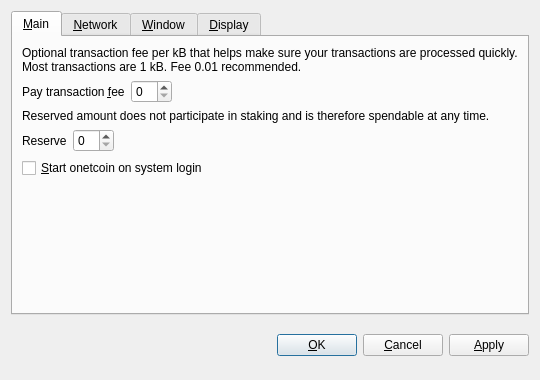
<?xml version="1.0" encoding="UTF-8"?>
<ui version="4.0">
 <class>OptionsDialog</class>
 <widget class="QDialog" name="OptionsDialog">
  <property name="geometry">
   <rect>
    <x>0</x>
    <y>0</y>
    <width>540</width>
    <height>380</height>
   </rect>
  </property>
  <property name="windowTitle">
   <string>Options</string>
  </property>
  <property name="styleSheet">
   <string notr="true">background-image: url(:/images/bkg2);
background-image: url(:/images/gr);</string>
  </property>
  <property name="modal">
   <bool>true</bool>
  </property>
  <layout class="QVBoxLayout" name="verticalLayout">
   <item>
    <widget class="QTabWidget" name="tabWidget">
     <property name="tabPosition">
      <enum>QTabWidget::North</enum>
     </property>
     <property name="currentIndex">
      <number>0</number>
     </property>
     <widget class="QWidget" name="tabMain">
      <attribute name="title">
       <string>&amp;Main</string>
      </attribute>
      <layout class="QVBoxLayout" name="verticalLayout_Main">
       <item>
        <widget class="QLabel" name="transactionFeeInfoLabel">
         <property name="text">
          <string>Optional transaction fee per kB that helps make sure your transactions are processed quickly. Most transactions are 1 kB. Fee 0.01 recommended.</string>
         </property>
         <property name="textFormat">
          <enum>Qt::PlainText</enum>
         </property>
         <property name="wordWrap">
          <bool>true</bool>
         </property>
        </widget>
       </item>
       <item>
        <layout class="QHBoxLayout" name="horizontalLayoutFee">
         <item>
          <widget class="QLabel" name="transactionFeeLabel">
           <property name="text">
            <string>Pay transaction &amp;fee</string>
           </property>
           <property name="textFormat">
            <enum>Qt::PlainText</enum>
           </property>
           <property name="buddy">
            <cstring>transactionFee</cstring>
           </property>
          </widget>
         </item>
         <item>
          <widget class="BitcoinAmountField" name="transactionFee"/>
         </item>
         <item>
          <spacer name="horizontalSpacerFee">
           <property name="orientation">
            <enum>Qt::Horizontal</enum>
           </property>
           <property name="sizeHint" stdset="0">
            <size>
             <width>40</width>
             <height>20</height>
            </size>
           </property>
          </spacer>
         </item>
        </layout>
       </item>
       <item>
        <widget class="QLabel" name="reserveBalanceInfoLabel">
         <property name="text">
          <string>Reserved amount does not participate in staking and is therefore spendable at any time.</string>
         </property>
         <property name="textFormat">
          <enum>Qt::PlainText</enum>
         </property>
         <property name="wordWrap">
          <bool>true</bool>
         </property>
        </widget>
       </item>
       <item>
        <layout class="QHBoxLayout" name="horizontalLayoutReserveBalance">
         <item>
          <widget class="QLabel" name="reserveBalanceLabel">
           <property name="text">
            <string>Reserve</string>
           </property>
           <property name="textFormat">
            <enum>Qt::PlainText</enum>
           </property>
           <property name="buddy">
            <cstring>reserveBalance</cstring>
           </property>
          </widget>
         </item>
         <item>
          <widget class="BitcoinAmountField" name="reserveBalance"/>
         </item>
         <item>
          <spacer name="horizontalSpacerReserveBalance">
           <property name="orientation">
            <enum>Qt::Horizontal</enum>
           </property>
           <property name="sizeHint" stdset="0">
            <size>
             <width>40</width>
             <height>20</height>
            </size>
           </property>
          </spacer>
         </item>
        </layout>
       </item>
       <item>
        <widget class="QCheckBox" name="bitcoinAtStartup">
         <property name="toolTip">
          <string>Automatically start onetcoin after logging in to the system.</string>
         </property>
         <property name="text">
          <string>&amp;Start onetcoin on system login</string>
         </property>
        </widget>
       </item>
       <item>
        <spacer name="verticalSpacer_Main">
         <property name="orientation">
          <enum>Qt::Vertical</enum>
         </property>
         <property name="sizeHint" stdset="0">
          <size>
           <width>20</width>
           <height>40</height>
          </size>
         </property>
        </spacer>
       </item>
      </layout>
     </widget>
     <widget class="QWidget" name="tabNetwork">
      <attribute name="title">
       <string>&amp;Network</string>
      </attribute>
      <layout class="QVBoxLayout" name="verticalLayout_Network">
       <item>
        <widget class="QCheckBox" name="mapPortUpnp">
         <property name="toolTip">
          <string>Automatically open the onetcoin client port on the router. This only works when your router supports UPnP and it is enabled.</string>
         </property>
         <property name="text">
          <string>Map port using &amp;UPnP</string>
         </property>
        </widget>
       </item>
       <item>
        <widget class="QCheckBox" name="connectSocks">
         <property name="toolTip">
          <string>Connect to the onetcoin network through a SOCKS proxy (e.g. when connecting through Tor).</string>
         </property>
         <property name="text">
          <string>&amp;Connect through SOCKS proxy:</string>
         </property>
        </widget>
       </item>
       <item>
        <layout class="QHBoxLayout" name="horizontalLayout_Network">
         <item>
          <widget class="QLabel" name="proxyIpLabel">
           <property name="text">
            <string>Proxy &amp;IP:</string>
           </property>
           <property name="textFormat">
            <enum>Qt::PlainText</enum>
           </property>
           <property name="buddy">
            <cstring>proxyIp</cstring>
           </property>
          </widget>
         </item>
         <item>
          <widget class="QValidatedLineEdit" name="proxyIp">
           <property name="maximumSize">
            <size>
             <width>140</width>
             <height>16777215</height>
            </size>
           </property>
           <property name="toolTip">
            <string>IP address of the proxy (e.g. 127.0.0.1)</string>
           </property>
          </widget>
         </item>
         <item>
          <widget class="QLabel" name="proxyPortLabel">
           <property name="text">
            <string>&amp;Port:</string>
           </property>
           <property name="textFormat">
            <enum>Qt::PlainText</enum>
           </property>
           <property name="buddy">
            <cstring>proxyPort</cstring>
           </property>
          </widget>
         </item>
         <item>
          <widget class="QLineEdit" name="proxyPort">
           <property name="maximumSize">
            <size>
             <width>55</width>
             <height>16777215</height>
            </size>
           </property>
           <property name="toolTip">
            <string>Port of the proxy (e.g. 9050)</string>
           </property>
          </widget>
         </item>
         <item>
          <widget class="QLabel" name="socksVersionLabel">
           <property name="text">
            <string>SOCKS &amp;Version:</string>
           </property>
           <property name="textFormat">
            <enum>Qt::PlainText</enum>
           </property>
           <property name="buddy">
            <cstring>socksVersion</cstring>
           </property>
          </widget>
         </item>
         <item>
          <widget class="QValueComboBox" name="socksVersion">
           <property name="toolTip">
            <string>SOCKS version of the proxy (e.g. 5)</string>
           </property>
          </widget>
         </item>
         <item>
          <spacer name="horizontalSpacer_Network">
           <property name="orientation">
            <enum>Qt::Horizontal</enum>
           </property>
           <property name="sizeHint" stdset="0">
            <size>
             <width>40</width>
             <height>20</height>
            </size>
           </property>
          </spacer>
         </item>
        </layout>
       </item>
       <item>
        <spacer name="verticalSpacer_Network">
         <property name="orientation">
          <enum>Qt::Vertical</enum>
         </property>
         <property name="sizeHint" stdset="0">
          <size>
           <width>20</width>
           <height>40</height>
          </size>
         </property>
        </spacer>
       </item>
      </layout>
     </widget>
     <widget class="QWidget" name="tabWindow">
      <attribute name="title">
       <string>&amp;Window</string>
      </attribute>
      <layout class="QVBoxLayout" name="verticalLayout_Window">
       <item>
        <widget class="QCheckBox" name="minimizeToTray">
         <property name="toolTip">
          <string>Show only a tray icon after minimizing the window.</string>
         </property>
         <property name="text">
          <string>&amp;Minimize to the tray instead of the taskbar</string>
         </property>
        </widget>
       </item>
       <item>
        <widget class="QCheckBox" name="minimizeOnClose">
         <property name="toolTip">
          <string>Minimize instead of exit the application when the window is closed. When this option is enabled, the application will be closed only after selecting Quit in the menu.</string>
         </property>
         <property name="text">
          <string>M&amp;inimize on close</string>
         </property>
        </widget>
       </item>
       <item>
        <spacer name="verticalSpacer_Window">
         <property name="orientation">
          <enum>Qt::Vertical</enum>
         </property>
         <property name="sizeHint" stdset="0">
          <size>
           <width>20</width>
           <height>40</height>
          </size>
         </property>
        </spacer>
       </item>
      </layout>
     </widget>
     <widget class="QWidget" name="tabDisplay">
      <attribute name="title">
       <string>&amp;Display</string>
      </attribute>
      <layout class="QVBoxLayout" name="verticalLayout_Display">
       <item>
        <layout class="QHBoxLayout" name="horizontalLayout_1_Display">
         <item>
          <widget class="QLabel" name="langLabel">
           <property name="text">
            <string>User Interface &amp;language:</string>
           </property>
           <property name="textFormat">
            <enum>Qt::PlainText</enum>
           </property>
           <property name="buddy">
            <cstring>lang</cstring>
           </property>
          </widget>
         </item>
         <item>
          <widget class="QValueComboBox" name="lang">
           <property name="toolTip">
            <string>The user interface language can be set here. This setting will take effect after restarting onetcoin.</string>
           </property>
          </widget>
         </item>
        </layout>
       </item>
       <item>
        <layout class="QHBoxLayout" name="horizontalLayout_2_Display">
         <item>
          <widget class="QLabel" name="unitLabel">
           <property name="text">
            <string>&amp;Unit to show amounts in:</string>
           </property>
           <property name="textFormat">
            <enum>Qt::PlainText</enum>
           </property>
           <property name="buddy">
            <cstring>unit</cstring>
           </property>
          </widget>
         </item>
         <item>
          <widget class="QValueComboBox" name="unit">
           <property name="toolTip">
            <string>Choose the default subdivision unit to show in the interface and when sending coins.</string>
           </property>
          </widget>
         </item>
        </layout>
       </item>
       <item>
        <widget class="QCheckBox" name="displayAddresses">
         <property name="toolTip">
          <string>Whether to show onetcoin addresses in the transaction list or not.</string>
         </property>
         <property name="text">
          <string>&amp;Display addresses in transaction list</string>
         </property>
        </widget>
       </item>
       <item>
        <widget class="QCheckBox" name="coinControlFeatures">
         <property name="toolTip">
          <string>Whether to show coin control features or not.</string>
         </property>
         <property name="text">
          <string>Display coin &amp;control features (experts only!)</string>
         </property>
        </widget>
       </item>
       <item>
        <spacer name="verticalSpacer_Display">
         <property name="orientation">
          <enum>Qt::Vertical</enum>
         </property>
         <property name="sizeHint" stdset="0">
          <size>
           <width>20</width>
           <height>40</height>
          </size>
         </property>
        </spacer>
       </item>
      </layout>
     </widget>
    </widget>
   </item>
   <item>
    <layout class="QHBoxLayout" name="horizontalLayout_Buttons">
     <item>
      <spacer name="horizontalSpacer_1">
       <property name="orientation">
        <enum>Qt::Horizontal</enum>
       </property>
       <property name="sizeHint" stdset="0">
        <size>
         <width>40</width>
         <height>48</height>
        </size>
       </property>
      </spacer>
     </item>
     <item>
      <widget class="QLabel" name="statusLabel">
       <property name="font">
        <font>
         <weight>75</weight>
         <bold>true</bold>
        </font>
       </property>
       <property name="text">
        <string/>
       </property>
       <property name="textFormat">
        <enum>Qt::PlainText</enum>
       </property>
       <property name="wordWrap">
        <bool>true</bool>
       </property>
      </widget>
     </item>
     <item>
      <spacer name="horizontalSpacer_2">
       <property name="orientation">
        <enum>Qt::Horizontal</enum>
       </property>
       <property name="sizeHint" stdset="0">
        <size>
         <width>40</width>
         <height>48</height>
        </size>
       </property>
      </spacer>
     </item>
     <item>
      <widget class="QPushButton" name="okButton">
       <property name="text">
        <string>&amp;OK</string>
       </property>
      </widget>
     </item>
     <item>
      <widget class="QPushButton" name="cancelButton">
       <property name="text">
        <string>&amp;Cancel</string>
       </property>
       <property name="autoDefault">
        <bool>false</bool>
       </property>
      </widget>
     </item>
     <item>
      <widget class="QPushButton" name="applyButton">
       <property name="text">
        <string>&amp;Apply</string>
       </property>
       <property name="autoDefault">
        <bool>false</bool>
       </property>
      </widget>
     </item>
    </layout>
   </item>
  </layout>
 </widget>
 <customwidgets>
  <customwidget>
   <class>BitcoinAmountField</class>
   <extends>QSpinBox</extends>
   <header>bitcoinamountfield.h</header>
   <container>1</container>
  </customwidget>
  <customwidget>
   <class>QValidatedLineEdit</class>
   <extends>QLineEdit</extends>
   <header>qvalidatedlineedit.h</header>
  </customwidget>
  <customwidget>
   <class>QValueComboBox</class>
   <extends>QComboBox</extends>
   <header>qvaluecombobox.h</header>
  </customwidget>
 </customwidgets>
 <resources/>
 <connections/>
</ui>
